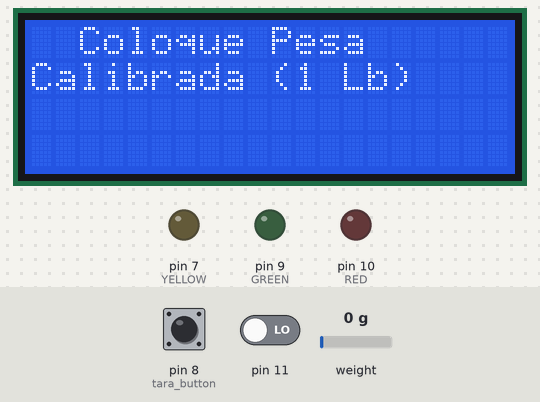
Simulated run of this sketch. Board: Arduino Uno, built with avr-gcc and run on an emulated ATmega328P. On the bench: 20×4 character LCD, output pins drawn as LEDs (lit = HIGH). The inputs (shaded band) are chosen by the test bench; at power-on: weight on the scale 0 g, pin 8 (tara_button) HIGH, pin 11 LOW. What the sketch prints to the serial monitor is not drawn.

Above: at 1.2 s.
1.3 s: weight on the scale set to 100 g
At 3.0 s:
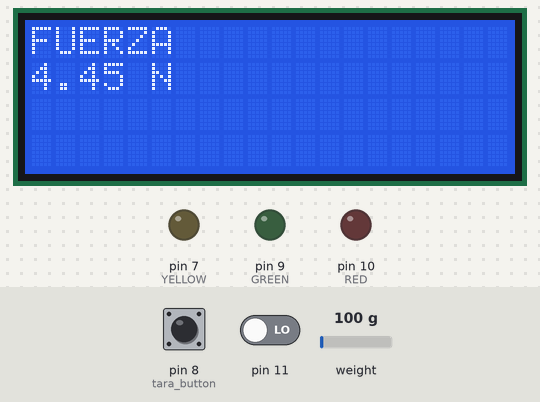
4.0 s: pin 8 (tara_button) pulled LOW for 0.15 s
At 4.33 s:
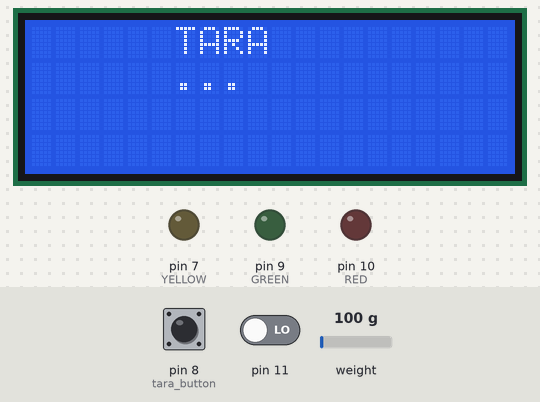
5.9 s: weight on the scale set to 1250 g
At 6.9 s:
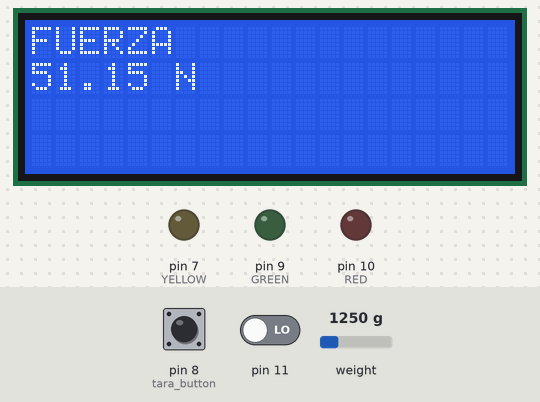
7.5 s: weight on the scale set to 2500 g
At 8.8 s:
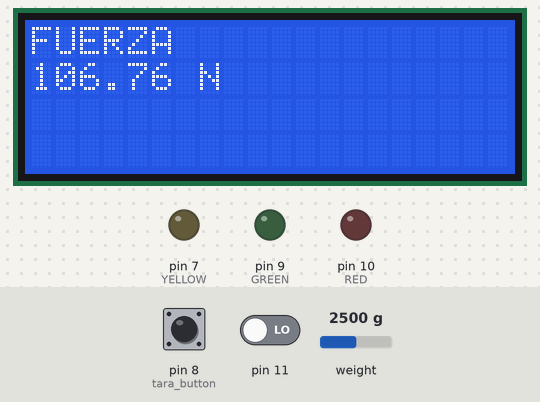
9.1 s: pin 8 (tara_button) pulsed LOW 2 times (0.12 s each, 0.3 s apart)
At 10.4 s:
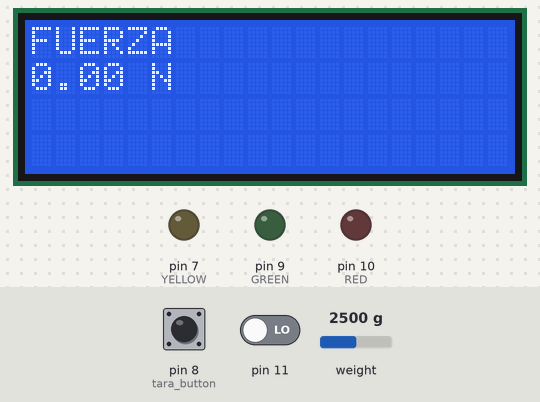
12.7 s: weight on the scale set to 4900 g
At 13.1 s:
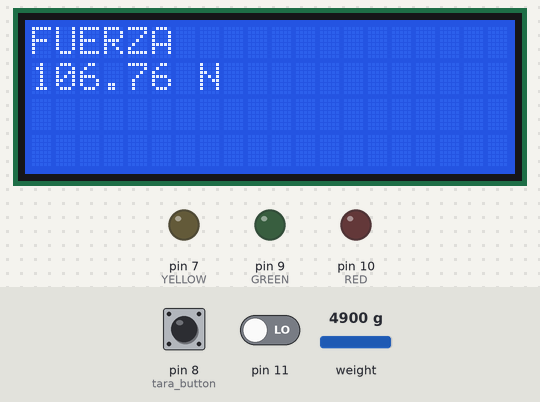
Timing chart, 0 to 15.7 s (numbered marks = the images above; inputs shaded):
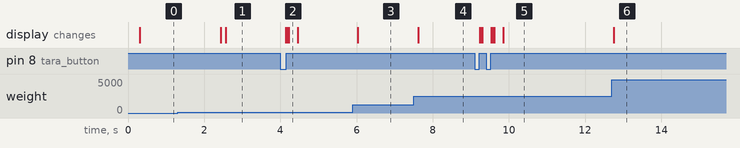

The sketch:

Sistema_de_Jalon.ino
```cpp
///////// Para verificar el Script y las librerias del amplificador y del display, favor de dirigirse a la sigueinte pagina/////////////////////
//////////////////////////////https://drive.google.com/drive/u/0/folders/0ANYmirmdcnyOUk9PVA///////////////////////////////////////////////////


#include <Q2HX711.h>
//Configuracion de display LCD
#include <Wire.h>
#include <LiquidCrystal_I2C.h>
LiquidCrystal_I2C lcd(0x27,20,4); //En algunas ocaciones la direccion del LCD no es 0x3f. En este caso cambie a 0x27 o visceversa.


//Conexion de Pins en Arduino
const byte hx711_data_pin = 6;    //Data pin del HX711
const byte hx711_clock_pin = 5;   //Clock pin del rom HX711
int tara_button = 8;              //Boton de Tara
int RED=10;
int YELLOW=7;
int GREEN=9;
Q2HX711 hx711(hx711_data_pin, hx711_clock_pin); // preparacion del modulo HX711

//Variables
////////////////////////////////////////////////////////////////////////////////////////////////////////////////////////////////////////////////
/////////Cambie este valor con el valor de masa conocido////////////////////////////////////////////////////////////////////////////////////////
float y1 = 4.44822; // Ajustado para valor de Patron de Peso. Por motivo de estandarizacion se usara 4.44822 para una pesa de 1 Libra///////////
////////////////////////////////////////////////////////////////////////////////////////////////////////////////////////////////////////////////

long x1 = 0L;
long x0 = 0L;
long Peso;
float avg_size = 1; // Cantidad de veces que tomara lectura para promediar fuerza
float tara = 0;
bool tara_pushed = false;

//////////////////////////////////////////////////////////


void setup() {
  Serial.begin(2000000);                 // preparacion de puerto serial
  PCICR |= (1 << PCIE0);              //habilitar escaneo de PCMSK0
  PCMSK0 |= (1 << PCINT0);            //Configurar Pin Digital 8
  PCMSK0 |= (1 << PCINT3);            //Configurar Pin Digital 10
  pinMode(tara_button, INPUT_PULLUP);
  pinMode(RED,OUTPUT);
  pinMode(GREEN,OUTPUT);
  pinMode(YELLOW, OUTPUT);

  lcd.init();                         //Inicializacion de LCD
  lcd.backlight();                    //Activacion de Luz verde de fondo de LCD


  delay(10);                        //Permite la estabilizacion del modulo y el sensor


  // Procedimiento de Tara
  for (int ii=0;ii<int(avg_size);ii++){
    delay(100);
    x0+=hx711.read();
  }
  x0/=long(avg_size);
  Serial.println("Coloque Peso Calibrado");
  lcd.clear();
  lcd.setCursor(0,0);
  lcd.print("  Coloque Pesa  ");
  lcd.setCursor(0,1);
  lcd.print("Calibrada (1 Lb)");
  // Proceso de Calibracion del Sensor
  int ii = 1;
  while(true){
    if (hx711.read()<x0+10000)
    {
      //no hace nada...
    }
    else
    {
      ii++;
      delay(1000);
      for (int jj=0;jj<int(avg_size);jj++){
        x1+=hx711.read();
      }
      x1/=long(avg_size);
      break;
    }
  }
  Serial.println("Calibración Completa");
  lcd.clear();
  lcd.setCursor(0,0);
  lcd.print("  Calibracion   ");
  lcd.setCursor(0,1);
  lcd.print("   Completa");


}


void loop() {
  // Promediando lecturas
  long reading = 0;
  for (int jj=0;jj<int(avg_size);jj++)
  {
    reading+=hx711.read();
  }
  reading/=long(avg_size);


  // Calculo de masa basado en calibracion y ajuste lineal
  float ratio_1 = (float) (reading-x0);
  float ratio_2 = (float) (x1-x0);
  float ratio = ratio_1/ratio_2;
  float mass = y1*ratio;

  if(tara_pushed)
  {
    tara = mass;
    tara_pushed = false;
    Serial.print("TARA");
    Serial.print(".");
    lcd.setCursor(0,0);
    lcd.print("      TARA      ");
    lcd.setCursor(0,1);
    lcd.print("      .         ");
    delay(10);
    Serial.print(".");
    lcd.setCursor(0,0);
    lcd.print("      TARA      ");
    lcd.setCursor(0,1);
    lcd.print("      ..        ");
    delay(10);
    Serial.println(".");
    lcd.setCursor(0,0);
    lcd.print("      TARA      ");
    lcd.setCursor(0,1);
    lcd.print("      ...       ");
    delay(100);
  }

  else
  {
    Serial.print(mass - tara);
    Serial.println(" N");
    lcd.clear();
    lcd.setCursor(0,0);
    lcd.print("FUERZA     ");
    lcd.setCursor(0,1);
    lcd.print(mass - tara);
    lcd.print(" N");
  }


////////////////////////////////////////////////////////////////////////////////////////////////////////////////////////////////////////////////
////////////////////CONFIGURACION DE SALIDAS DIGITALES PARA INDICADORES VERDE, AMARILLO Y ROJO //////////////////////////////////////////////////
/////////////////////////////////////////////////////////////////////////////////////////////////////////////////////////////////////////////////


Peso=-1*y1*ratio;

 if (Peso>=-100 && Peso<=14.99)                               //////////////Valores de Jalon BAJO////////////////////
  {
    digitalWrite(RED,LOW);
    digitalWrite(GREEN,LOW);
    digitalWrite(YELLOW, LOW);
  }

  if (Peso>=15 && Peso<=19.99)                               ///////////Valores de Jalon DESEADO//////////////////
  {
    digitalWrite(RED,LOW);
    digitalWrite(GREEN,HIGH);
    digitalWrite(YELLOW, LOW);
  }
  if (Peso>=20 && Peso<=29.99)                                 /////////Valores de Jalon ACEPTABLE///////////////
  {
    digitalWrite(RED,LOW);
    digitalWrite(GREEN,LOW);
    digitalWrite(YELLOW,HIGH);
  }
  if (Peso>=30 && Peso<=100)                                 //////////Valores de Jalon EXCESIVO////////////////
  {
    digitalWrite(RED,HIGH);
    digitalWrite(GREEN,LOW);
    digitalWrite(YELLOW, LOW);
    Serial.println(Peso);
    delay(10);


  }
}//Fin de void loop


//Interrupcion para deteccion de botones
ISR(PCINT0_vect)
{
  if (!(PINB & B00000001))
  {
    tara_pushed = true;           //Tara button was pushed
  }

}
```

Measured:
- after the input at 1.3 s, the display: first changes after 1.1 s (image 1 shows a later state)
- after the input at 4.0 s, the display: first changes after 0.15 s (image 2 shows a later state)
- after the input at 5.9 s, the display: changes after 0.13 s (image 3)
- after the input at 7.5 s, the display: changes after 0.12 s (image 4)
- after the input at 9.1 s, the display: first changes after 0.13 s (image 5 shows a later state)
- after the input at 12.7 s, the display: changes after 0.06 s (image 6)
